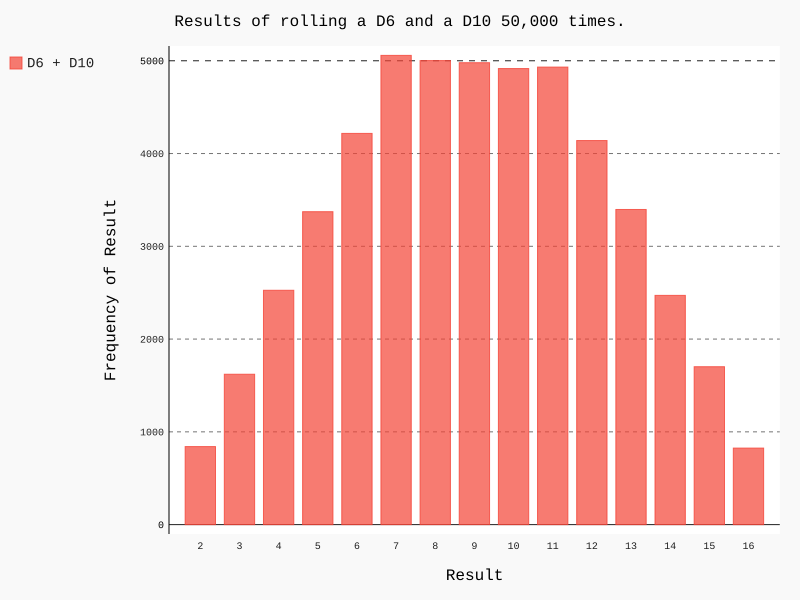

The script that drew this image:
"""
同时掷两个面数不同的骰子
"""
from die import Die

import pygal

# 创建一个D6和一个D10
die_1 = Die()
die_2 = Die(10)

# 掷骰子多次，并将结果存储在一个列表中
results = []
for roll_num in range(50000):
    result = die_1.roll() + die_2.roll()
    results.append(result)

# 分析结果
frequencies = []
max_result = die_1.num_sides + die_2.num_sides
for value in range(2, max_result + 1):
    frequency = results.count(value)
    frequencies.append(frequency)

# 可视化结果
hist = pygal.Bar()

hist.title = "Results of rolling a D6 and a D10 50,000 times."
hist.x_labels = ['2', '3', '4', '5', '6', '7', '8', '9', '10', '11', '12', '13', '14', '15', '16']
hist.x_title = "Result"
hist.y_title = "Frequency of Result"

hist.add('D6 + D10', frequencies)
hist.render_to_file('different_dice.svg')
